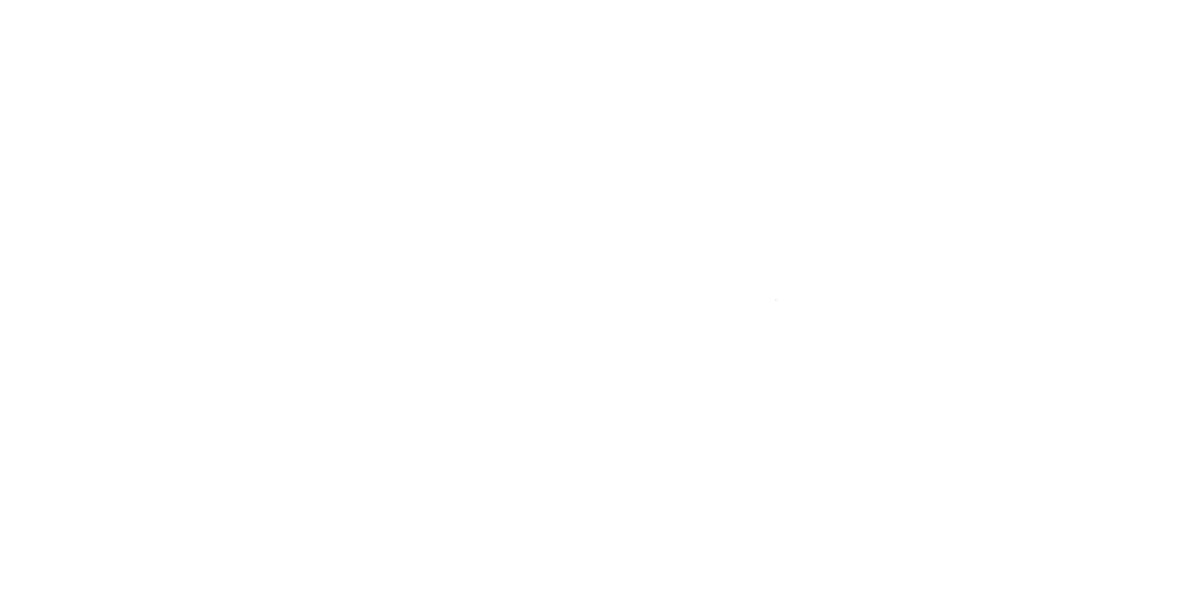
Frame 1 (no input)
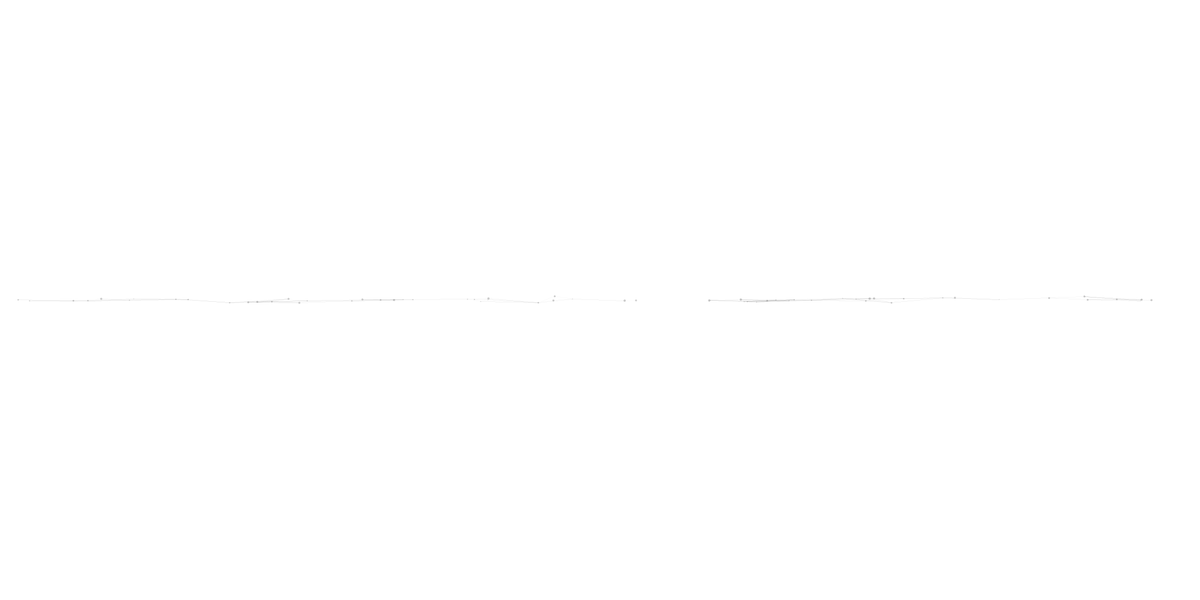
Frame 60 (the mouse pressed at the canvas centre just before this capture)
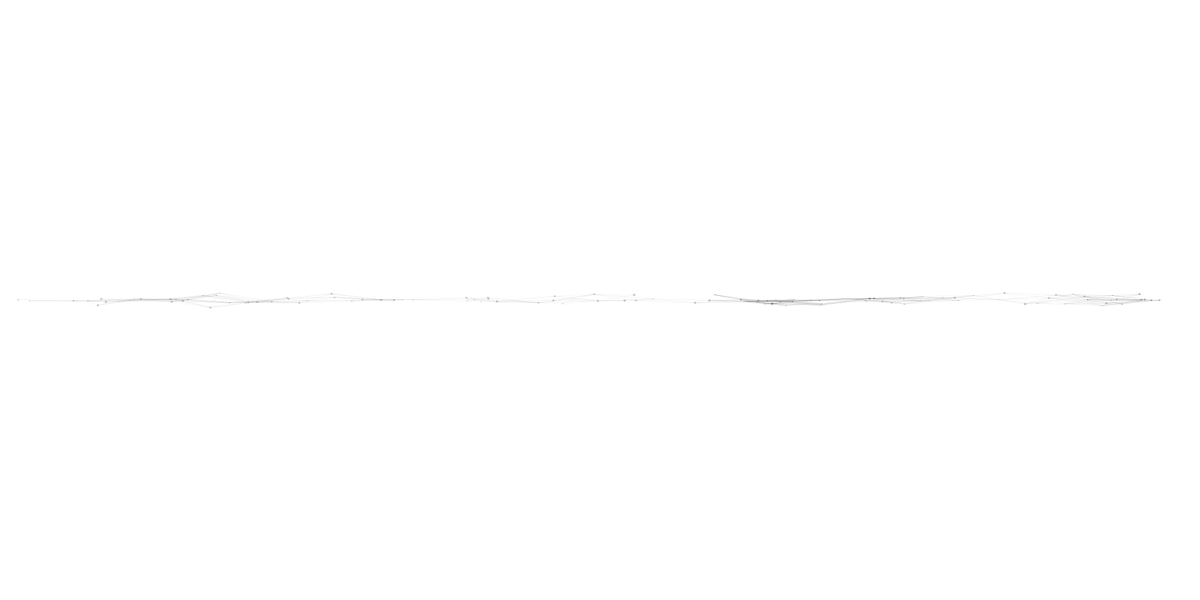
Frame 120 (the mouse held since frame 60 and released just before this capture)

The Processing sketch that drew these frames (run headless with seeded random() and noise(); from frame 60 on, the mouse is pressed at the canvas centre):

// Processing sketch: horizontal_limited_tapered
// ── horizontal_limited_tapered.pde
ArrayList pts;
int thresh;

void setup()
{
  size(2000, 1000);
  frameRate(30);
  background(#ffffff);
  thresh = 100;
  pts = new ArrayList();
  noStroke();
  smooth();
}

void draw()
{
  int currentTime = millis();
  float x = random(width);
  float y = random(500 - currentTime/300, 500 + currentTime/300);
  float edgeX = -1.0;
  if(x < 20.0) edgeX = x;
  if(x - width > -20.0) edgeX = abs(x - width);
  if(edgeX != -1.0) y = random(500 - edgeX * 5, 500 + edgeX * 5);
  float z = 0;
  float r = random(1, 4);
  if(pts.size() < 2011)
  {
    DataPoint p = new DataPoint(x, y, r);
    pts.add(p);
    p.recordPoint(p);
    println(currentTime);
  }
  else{ println("END IT!");}
}

class DataPoint
{
  float x, y, r, xd, yd, td;
  int connections;
  DataPoint (float xPos, float yPos, float rad)
  {
    connections = 0;
    x = xPos;
    y = yPos;
    r = rad;
    fill(0, 0, 0, 50);
    ellipse(x, y, r, r);
  }
  void recordPoint(DataPoint p)
  {
    for(int i = pts.size() - 1; i >= 0; i--)
    {
      DataPoint storedPoint = (DataPoint) pts.get(i);
      xd = abs(storedPoint.x - p.x);
      yd = abs(storedPoint.y - p.y);
      xd *= xd;
      yd *= yd;
      td = sqrt(xd + yd);
      if(td < thresh)
      {
        stroke(0, 0, 0, td/thresh * 100);
        strokeWeight(1 / td/thresh);
        if(storedPoint.connections < 50)
        {
          line(p.x, p.y, storedPoint.x, storedPoint.y);
          addConnection(p);
          addConnection(storedPoint);
        }
      }
    }
    //println("point " + p + " has no of connections: " + connections);
  }
  void addConnection(DataPoint p)
  {
    p.connections += 1;
    //p.redraw(p);
  }
  void redraw(DataPoint p)
  {
    float rad = p.r * p.connections;
    p.r = rad;
    fill(0, 0, 0, 10);
    ellipse(p.x, p.y, p.r, p.r);
  }
}
